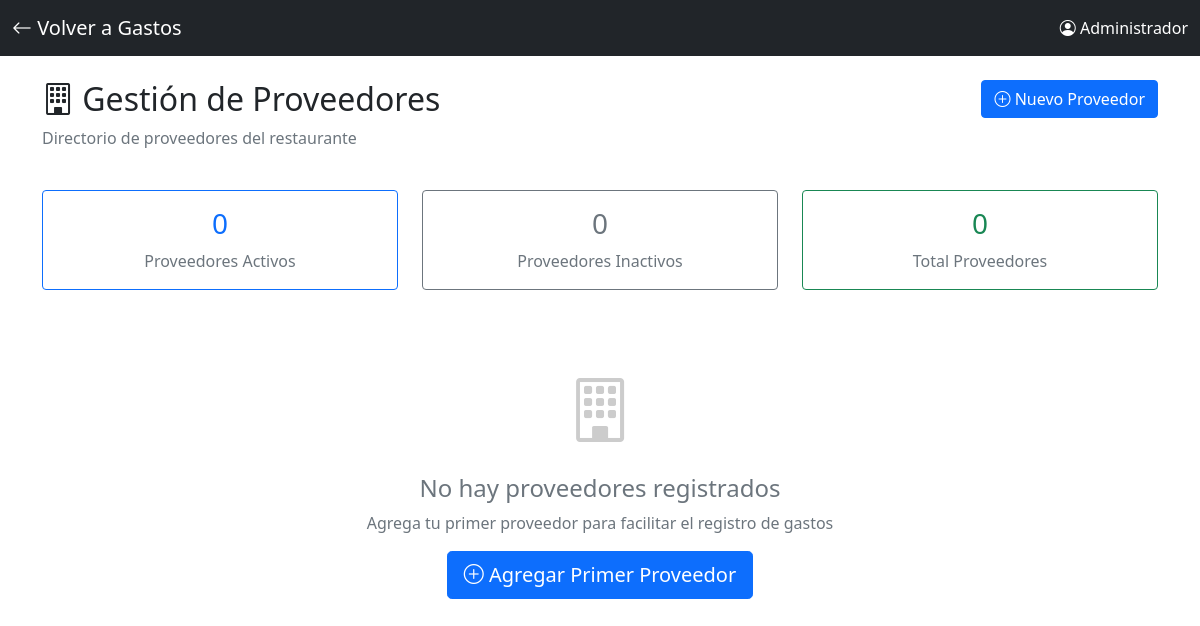
The app's page /proveedores (signed in), older data.
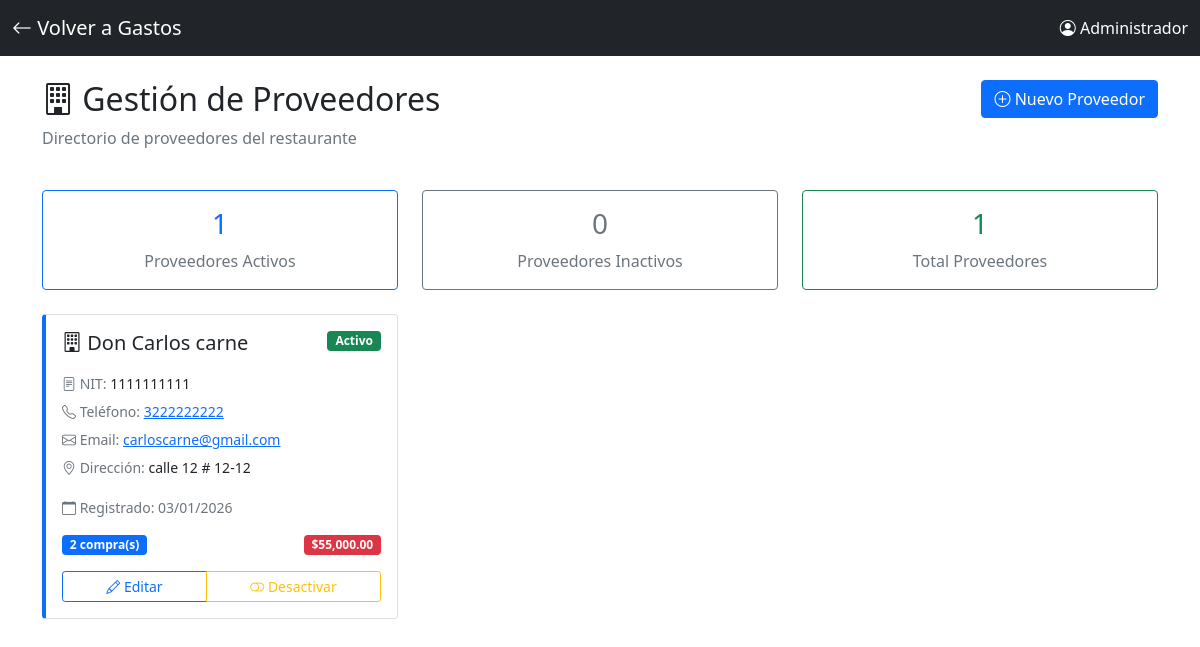
The same page, newer data.
### app.py (models this page shows)
class Proveedor(db.Model):
    id = db.Column(db.Integer, primary_key=True)
    nombre = db.Column(db.String(200), nullable=False)
    nit = db.Column(db.String(50))
    telefono = db.Column(db.String(50))
    email = db.Column(db.String(100))
    direccion = db.Column(db.String(300))
    notas = db.Column(db.Text)
    activo = db.Column(db.Boolean, default=True)
    fecha_registro = db.Column(db.DateTime, default=datetime.now)
    gastos = db.relationship('Gasto', backref='proveedor', lazy='select')

### app.py (the view)
@app.route("/proveedores")
@login_required
def lista_proveedores():
    proveedores = Proveedor.query.order_by(Proveedor.nombre).all()
    return render_template("gastos/lista_proveedores.html", proveedores=proveedores)

### app.py (called while the page is built)
@login_manager.user_loader
def load_user(user_id):
    return Usuario.query.get(int(user_id))

### templates/gastos/lista_proveedores.html (shortened to what the changed rows need)
<!DOCTYPE html>
<html lang="es">
<head>
    <link href="https://cdn.jsdelivr.net/npm/bootstrap@5.1.3/dist/css/bootstrap.min.css" rel="stylesheet">
    <link rel="stylesheet" href="https://cdn.jsdelivr.net/npm/bootstrap-icons@1.7.2/font/bootstrap-icons.css">
</head>
<body>
    <div class="container py-4">
        <div class="row mb-4">
            <div class="col-md-6">
                <h2><i class="bi bi-building"></i> Gestión de Proveedores</h2>
            </div>
        </div>
        <div class="row mb-4">
            <div class="col-md-4">
                <div class="card border-primary">
                    <div class="card-body text-center">
                        <h3 class="text-primary">{{ proveedores|selectattr('activo')|list|length }}</h3>
                        <p class="mb-0 text-muted">Proveedores Activos</p>
                    </div>
                </div>
            </div>
            <div class="col-md-4">
                <div class="card border-success">
                    <div class="card-body text-center">
                        <h3 class="text-success">{{ proveedores|length }}</h3>
                        <p class="mb-0 text-muted">Total Proveedores</p>
                    </div>
                </div>
            </div>
        </div>
        {% if proveedores %}
        <div class="row">
            {% for proveedor in proveedores %}
            <div class="col-md-6 col-lg-4 mb-4">
                <div class="card proveedor-card h-100 {% if not proveedor.activo %}inactivo{% endif %}">
                    <div class="card-body">
                        <div class="d-flex justify-content-between align-items-start mb-3">
                            <h5 class="card-title mb-0">
                                <i class="bi bi-building"></i>
                                {{ proveedor.nombre }}
                            </h5>
                            {% if proveedor.activo %}
                            <span class="badge bg-success stat-badge">Activo</span>
                            {% else %}
                            <span class="badge bg-secondary stat-badge">Inactivo</span>
                            {% endif %}
                        </div>
                        <div class="mb-3">
                            {% if proveedor.nit %}
                            <p class="mb-1">
                                <small class="text-muted">
                                    <i class="bi bi-file-text"></i> NIT:
                                </small>
                                <small>{{ proveedor.nit }}</small>
                            </p>
                            {% endif %}
                            {% if proveedor.telefono %}
                            <p class="mb-1">
                                <small class="text-muted">
                                    <i class="bi bi-telephone"></i> Teléfono:
                                </small>
                                <small>
                                    <a href="tel:{{ proveedor.telefono }}">{{ proveedor.telefono }}</a>
                                </small>
                            </p>
                            {% endif %}
                            {% if proveedor.email %}
                            <p class="mb-1">
                                <small class="text-muted">
                                    <i class="bi bi-envelope"></i> Email:
                                </small>
                                <small>
                                    <a href="mailto:{{ proveedor.email }}">{{ proveedor.email }}</a>
                                </small>
                            </p>
                            {% endif %}
                            {% if proveedor.direccion %}
                            <p class="mb-1">
                                <small class="text-muted">
                                    <i class="bi bi-geo-alt"></i> Dirección:
                                </small>
                                <small>{{ proveedor.direccion }}</small>
                            </p>
                            {% endif %}
                        </div>
                        <div class="mb-3">
                            <small class="text-muted">
                                <i class="bi bi-calendar"></i>
                                Registrado: {{ proveedor.fecha_registro.strftime('%d/%m/%Y') }}
                            </small>
                        </div>
                        <div class="mb-3">
                            {% set gastos_count = proveedor.gastos|length %}
                            {% if gastos_count > 0 %}
                            {% set total_gastado = proveedor.gastos|sum(attribute='monto') %}
                            <div class="d-flex justify-content-between">
                                <span class="badge bg-primary">
                                    {{ gastos_count }} compra(s)
                                </span>
                                <span class="badge bg-danger">
                                    ${{ "{:,.2f}".format(total_gastado) }}
                                </span>
                            </div>
                            {% else %}
                            <span class="badge bg-secondary">Sin compras registradas</span>
                            {% endif %}
                        </div>
                        <div class="d-grid gap-2">
                            <div class="btn-group">
                                <a href="{{ url_for('editar_proveedor', proveedor_id=proveedor.id) }}"
                                   class="btn btn-sm btn-outline-primary">
                                    <i class="bi bi-pencil"></i> Editar
                                </a>
                                {% if current_user.rol == 'admin' %}
                                <a href="{{ url_for('toggle_proveedor', proveedor_id=proveedor.id) }}"
                                   class="btn btn-sm btn-outline-{% if proveedor.activo %}warning{% else %}success{% endif %}"
                                   onclick="return confirm('¿Cambiar estado del proveedor?')">
                                    <i class="bi bi-toggle-{% if proveedor.activo %}off{% else %}on{% endif %}"></i>
                                    {% if proveedor.activo %}Desactivar{% else %}Activar{% endif %}
                                </a>
                                {% endif %}
                            </div>
                        </div>
                    </div>
                </div>
            </div>
            {% endfor %}
        </div>
        {% else %}
        <div class="text-center py-5">
            <i class="bi bi-building" style="font-size: 4rem; color: #ccc;"></i>
            <h4 class="text-muted mt-3">No hay proveedores registrados</h4>
            <p class="text-muted">Agrega tu primer proveedor para facilitar el registro de gastos</p>
            <a href="{{ url_for('nuevo_proveedor') }}" class="btn btn-primary btn-lg">
                <i class="bi bi-plus-circle"></i> Agregar Primer Proveedor
            </a>
        </div>
        {% endif %}
    </div>
</body>
</html>

Row changes from the older to the newer data that the page shows:
added Proveedor: nombre "Don Carlos carne", activo "Activo", nit "1111111111", telefono "3222222222", email "carloscarne@gmail.com", direccion "calle 12 # 12-12", fecha_registro "03/01/2026", gastos_count "2", total_gastado "55,000.00"
Text that changed along with them:
{{ proveedores|selectattr('activo')|list|length }}: "0" → "1"
{{ proveedores|length }}: "0" → "1"
text no longer shown: "No hay proveedores registrados Agrega tu primer proveedor para facilitar el registro de gastos Agregar Primer Proveedor"
